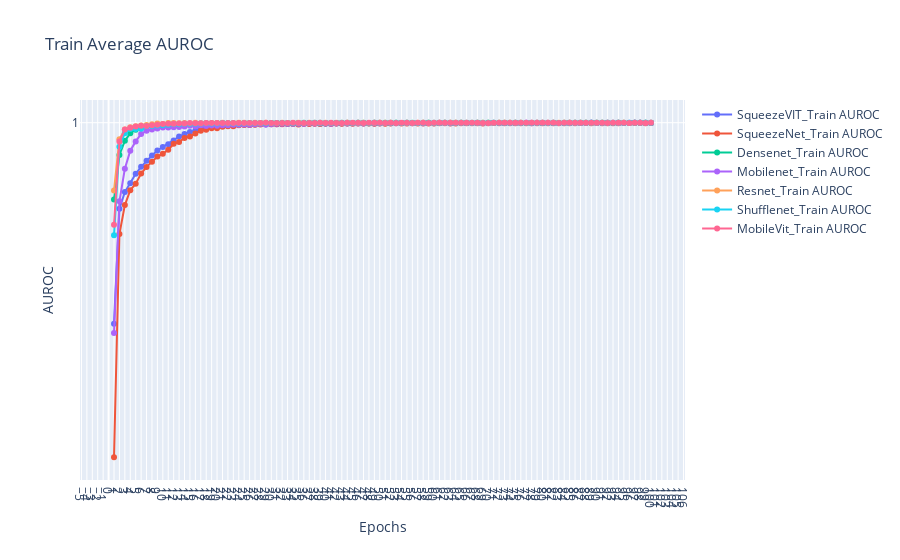

This figure's notebook cell:
### Code cell
fig = go.Figure()
for exps in train_auroc_data.keys():
    # plt.plot(epochs, loss_data[exps][0], label=exps + 'Train Loss', marker='o')
    # plt.plot(epochs, loss_data[exps][1], label=exps + 'Validation Loss', marker='o')
    # fig.add_trace(go.Scatter(x=epochs, y=auroc_data[exps][0], mode='lines+markers', name=exps + '_Train Loss'))
    fig.add_trace(go.Scatter(x=epochs, y=train_auroc_data[exps], mode='lines+markers', name=exps + '_Train AUROC'))
# fig.add_trace(go.Scatter(x=epochs, y=train_loss, mode='lines+markers', name='Train Loss'))
# fig.add_trace(go.Scatter(x=epochs, y=val_loss, mode='lines+markers', name='Validation Loss'))

fig.update_layout(
    title='Train Average AUROC',
    xaxis_title='Epochs',
    yaxis_title='AUROC',
    xaxis=dict(tickmode='linear'),
    yaxis=dict(tickmode='linear'),
    # legend=dict(x=0, y=1),
    # grid=dict(),
)

fig.show()
